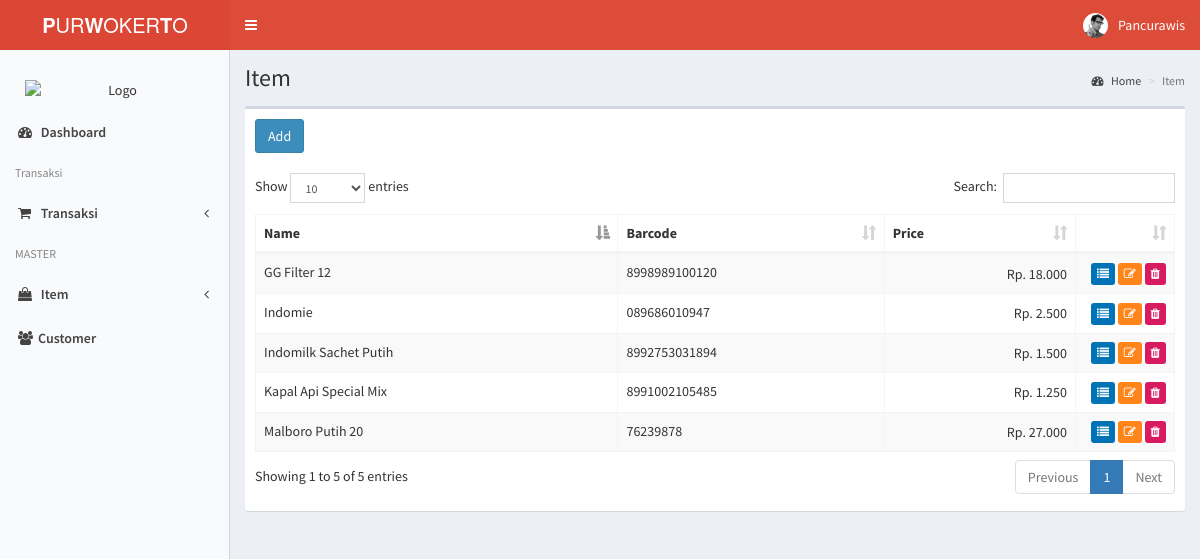
The page / on the database its author committed.
### tables this page shows
CREATE TABLE IF NOT EXISTS `item` (
  `id` int(11) NOT NULL AUTO_INCREMENT,
  `barcode` varchar(50) NOT NULL,
  `name` varchar(100) NOT NULL,
  `price` int(11) NOT NULL DEFAULT '0',
  PRIMARY KEY (`id`),
  UNIQUE KEY `barcode` (`barcode`),
  UNIQUE KEY `name` (`name`)
);

### application/controllers/Item.php (called while the page is built, shortened)
<?php
class Item extends CI_Controller
{
	function __construct()
	{
		$this->load->model("Item_model");
	}
	public function index()
	{
		$data['message'] = $this->session->flashdata('message');
		$data['jamak'] = $this->Item_model->getAll();
		$header['judul'] = 'Item';
		$this->load->view('header', $header);
		$this->load->view('Item/Index', $data);
		$this->load->view('footer');
	}
}
?>

### index.php (called while the page is built, shortened)
<?php
require_once BASEPATH.'core/CodeIgniter.php';

### application/models/Item_model.php (called while the page is built, shortened)
<?php
class Item_model extends CI_Model
{
	function getAll()
	{
		$this->db->order_by('name asc');
		$this->db->select("*");
		$this->db->from('item');
		return $this->db->get();
	}
}
?>

### application/views/Item/Index.php (the view, shortened to what this page needs)
<div class="content-wrapper">
  <section class="content-header">
    <h1>
      Item
    </h1>
    <ol class="breadcrumb">
      <li><a href="#"><i class="fa fa-dashboard"></i> Home</a></li>
      <li class="active">Item</li>
    </ol>
  </section>
  <section class="content">
    <div class="row">
      <div class="col-xs-12">
        <div class="box">
          <div class="box-header">
            <button type="button" class="btn btn-primary" class="btn btn-primary" onclick="show_modal('add', null)">Add</button>
          </div>
          <div class="box-body">
            <table id="example1" class="table table-bordered table-striped">
              <thead>
              <tr>
                <th>Name</th>
                <th>Barcode</th>
                <th>Price</th>
                <th style="width:60px"></th>
              </tr>
              </thead>
              <tbody>
              <?php
              foreach($jamak->result() as $row){
              ?>
                <tr>
                    <td><?= $row->name ?></td>
                    <td><?= $row->barcode ?></td>
                    <td class="text-right" style="vertical-align: middle;">Rp. <?= number_format($row->price, 0, ',', '.') ?></td>
                    <td class="text-right">
                      <button onclick="show_modal('view', {<?php
                    echo "id : '".$row->id."',
                    name : '".$row->name."',
                    barcode : '".$row->barcode."',
                    price : '".number_format($row->price, 0, '.', ',')."'";
                    ?>})" class="btn bg-blue btn-circle btn-xs" title="View Data"><i class="fa fa-list"></i></button>
                      <button onclick="show_modal('edit', {<?php
                    echo "id : '".$row->id."',
                    name : '".$row->name."',
                    barcode : '".$row->barcode."',
                    price : '".number_format($row->price, 0, '.', ',')."'";
                    ?>})" class="btn bg-orange btn-circle btn-xs" title="Edit Data"><i class="fa fa-edit"></i></button>
                      <a href="<?php echo base_url()?>index.php/Item/Delete/<?= $row->id ?>" class="btn bg-maroon btn-circle btn-xs" title="Delete Data" onclick="return confirm('Are you sure Want to DELETE?')"><i class="fa fa-trash"></i></a>
                    </td>
                </tr>
              <?php
              }
              ?>
              </tbody>
            </table>
          </div>
        </div>
      </div>
    </div>
  </section>
</div>

### rows shown on the page
item: name "GG Filter 12", barcode "8998989100120", price "18.000"
item: name "Indomie", barcode "089686010947", price "2.500"
item: name "Indomilk Sachet Putih", barcode "8992753031894", price "1.500"
item: name "Kapal Api Special Mix", barcode "8991002105485", price "1.250"
item: name "Malboro Putih 20", barcode "76239878", price "27.000"
